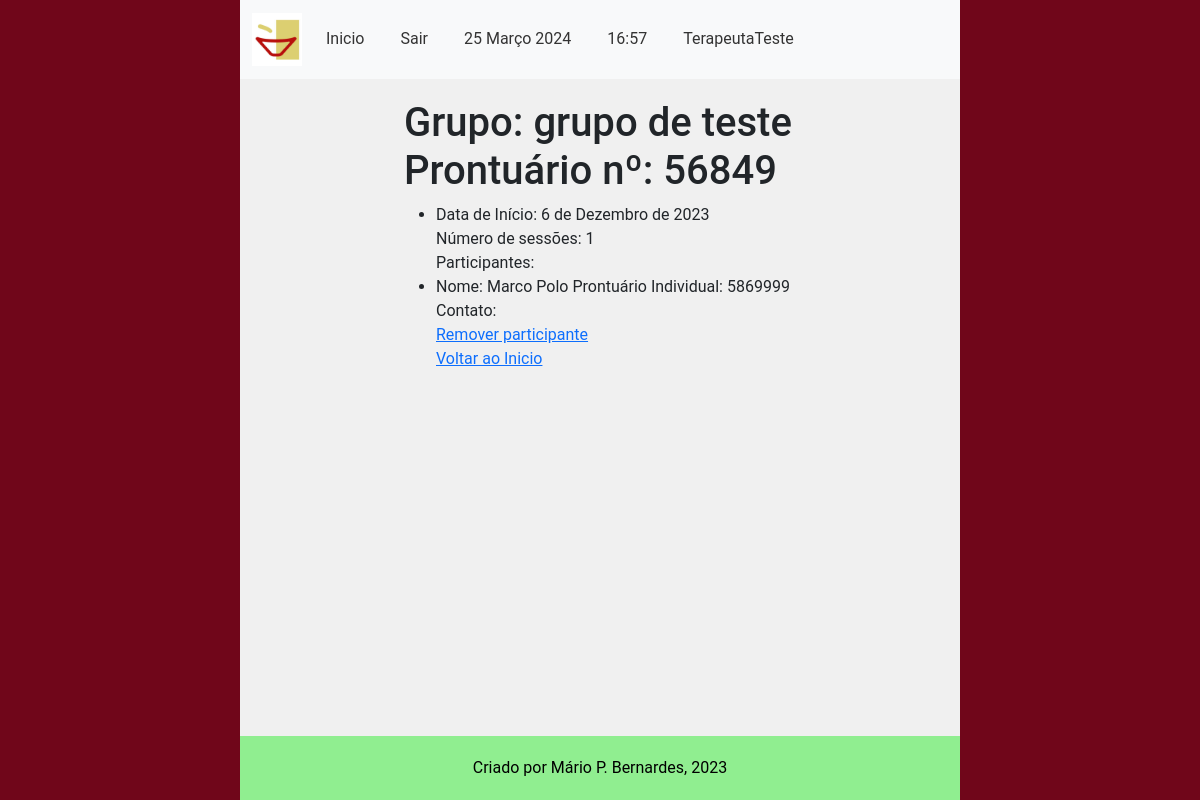
The app's page /main/dados_grupo/56849/ (signed in), older data.
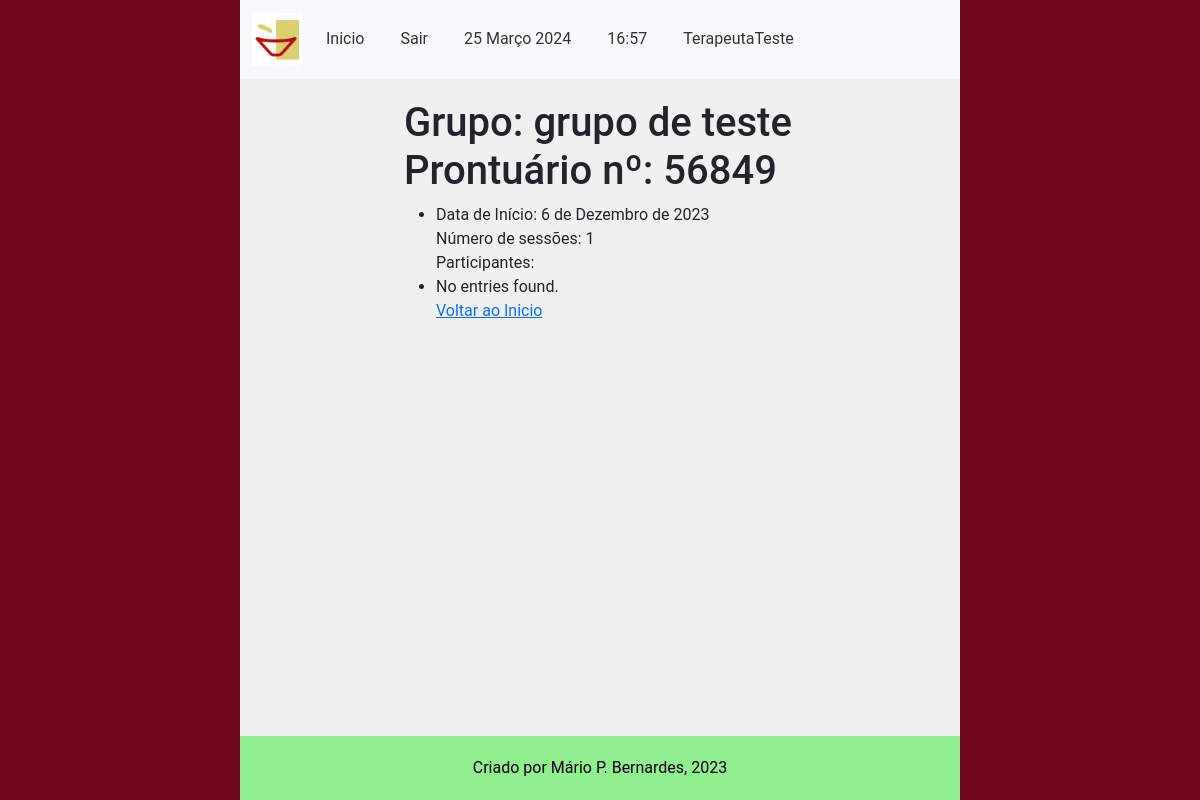
The same page, newer data.
### main/models.py (models this page shows, shortened)
class CadastroPacientes(models.Model):
    nome = models.CharField(verbose_name='Nome do Paciente', max_length=100,
                            validators=[validate_letters, MinLengthValidator(limit_value=5)])
    prontuario_numero = models.CharField(verbose_name='Nº de Prontuario', max_length=7,
                                         default=create_prontuario_numero,
                                         unique=True, validators=[validate_numbers, MinLengthValidator(limit_value=7)])
    nascimento = models.DateField(verbose_name='Data de Nascimento', help_text='dd/mm/aaaa',
                                  validators=[validate_date_past])
    responsavel_legal = models.CharField(verbose_name='Responsável Legal', max_length=100,
                                         null=True, blank=True, validators=[validate_letters,
                                                                            MinLengthValidator(limit_value=5)])
    cpf_responsavel_legal = models.CharField(verbose_name='CPF do Responsável', max_length=11, blank=True, null=True,
                                             validators=[validate_numbers, MinLengthValidator(limit_value=11)])
    data_inicio = models.DateField(verbose_name='Data de Inicio', help_text='dd/mm/aaaa', default=datetime.now)
    data_final = models.DateField(verbose_name='Data do Desligamento', help_text='dd/mm/aaaa', blank=True, null=True,
                                  validators=[validate_date_past])
    desligado = models.BooleanField(verbose_name='Desligado', help_text='Paciente desligado', default=False)
    cpf_numero = models.CharField(verbose_name='CPF', max_length=11, unique=True,
                                  help_text="CPF de menores consta na Certidão de Nascimento",
                                  validators=[validate_numbers, MinLengthValidator(limit_value=11)])
    MOD_CHOICES = (
        (0, 'Individual'),
        (1, 'Grupo'),
        (2, 'Casal'),
    )
    modalidade_atendimento = models.IntegerField(verbose_name='Modalidade', choices=MOD_CHOICES, default=0)
    grupo = models.ForeignKey(
        'CadastroGrupos',
        related_name='membros',
        on_delete=models.PROTECT,
        blank=True,
        null=True
    )
    convenio = models.ForeignKey(
        'ConveniosAceitos',
        related_name='pacientes',
        on_delete=models.PROTECT
    )
    carteirinha_convenio = models.CharField(verbose_name='Número do Convênio',
                                            max_length=50, blank=True, null=True,
                                            validators=[validate_numbers, MinLengthValidator(limit_value=7)])
    terapeuta = models.ForeignKey(
        'CadastroProfissionais',
        related_name='pacientes',
        on_delete=models.PROTECT
    )
    endereco_rua = models.CharField(verbose_name='Endereço', max_length=100,
                                    validators=[MinLengthValidator(limit_value=10)])
    endereco_bairro = models.CharField(verbose_name='Bairro', max_length=50,
                                       validators=[MinLengthValidator(limit_value=3)])
    endereco_numero = models.CharField(verbose_name='Número', max_length=7, validators=[validate_numbers])
    endereco_complemento = models.CharField(verbose_name='Complemento', max_length=100,
                                            validators=[MinLengthValidator(limit_value=4)])
    telefone_numero = models.CharField(verbose_name='Telefone', max_length=11,
                                       validators=[validate_numbers, MinLengthValidator(limit_value=11)])
    cidade = models.CharField(verbose_name='Cidade', max_length=100, validators=[validate_letters,
                                                                                 MinLengthValidator(limit_value=3)])
    cep_numero = models.CharField(verbose_name='CEP', max_length=8, validators=[validate_numbers,
                                                                                MinLengthValidator(limit_value=8)])
    email = models.EmailField(verbose_name='E-mail')
    observacoes = models.TextField(verbose_name='Observações', blank=True, null=True)
    objects = models.Manager()
    class Meta:
        verbose_name = 'Paciente'
        verbose_name_plural = 'Pacientes'
        ordering = ["nome"]
        permissions = [
            ('transfer_pac', 'Transferir Paciente (Terapeutas)'),
            ('deslig_pac', 'Desligar Paciente (Terapeutas)'),
            ('add_pac_group', 'Adicionar Paciente a Grupo (Terapeutas)'),
            ('remove_pac_from_group', 'Remover Paciente de um Grupo (Terapeutas)')
        ]

### main/views.py (the view)
@login_required(login_url="/main/login")
def detalhes_grupo(request: HttpRequest, prontuario_grupo_numero: str):
    current_grupo = get_current_group(prontuario_grupo_numero)
    current_grupo_sessoes = [get_current_group_prontuario(prontuario_grupo_numero)]
    current_grupo_membros = get_pacientes_in_group(prontuario_grupo_numero)
    sessoes_count = len(current_grupo_sessoes)
    context = {
        'grupo': current_grupo,
        'sessoes': current_grupo_sessoes,
        'participantes': current_grupo_membros,
        'count': sessoes_count
    }
    return render(request, 'grupo_detalhes.html', context)

### main/services/pacientes_services.py (called while the page is built)
def get_current_group(prontuario_grupo_numero: str) -> CadastroGrupos:
    current_grupo = CadastroGrupos.objects.get(prontuario_grupo_numero=prontuario_grupo_numero)
    return current_grupo

def get_current_group_prontuario(prontuario_grupo_numero: str) -> ProntuariosGrupos:
    current_grupo_prontuario = ProntuariosGrupos.objects.filter(numero_id=prontuario_grupo_numero)
    return current_grupo_prontuario

def get_pacientes_in_group(prontuario_grupo_numero: str) -> QuerySet:
    current_group = get_current_group(prontuario_grupo_numero)
    pacientes_grupo = CadastroPacientes.objects.filter(grupo_id=current_group, desligado=False)
    return pacientes_grupo

### main/templates/grupo_detalhes.html (shortened to what this page needs)
{% extends 'middleman1.html' %}
{% load bootstrap5 %}
{% load static%}
{% block content %}
<h1> Grupo: {{ grupo.label }} <br>
     Prontuário nº:  {{ grupo.prontuario_grupo_numero }}
</h1>
    <ul>
            <li>
                Data de Início: {{ grupo.data_inicio}} <br>
                Número de sessões: {{ count }} <br>
                Participantes: {% for participante in participantes %} <br>
                <li>
                Nome: {{ participante.nome }}
                Prontuário Individual: {{ participante.prontuario_numero }}
                Contato: {{ paciente.telefone_numero }} <br>
                <a href="{% url 'main:remove_paciente' prontuario_numero=participante.prontuario_numero prontuario_grupo_numero=grupo.prontuario_grupo_numero%}"> Remover participante </a>
                </li>
                {% empty %}
                <li>No entries found.</li>
                {% endfor %}
            </li>
            <a href="{% url 'main:index' %}"> Voltar ao Inicio </a>
    </ul>
{% endblock %}

Row changes from the older to the newer data that the page shows:
no longer on this page (row edited): CadastroPacientes: nome "Marco Polo", prontuario_numero "5869999"
Text that changed along with them:
text now shown: "No entries found."
